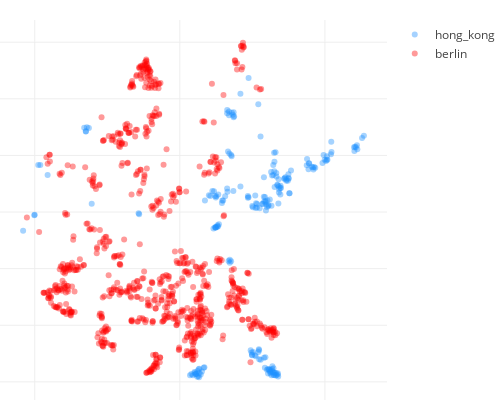

Notebook code cell kept with this figure:
### Code cell
def locations_scatter_plot(locs_x, locs_y, 
                           opposite_locs_x,opposite_locs_y,
                          locs_labels, opposite_locs_labels):
    MARKER_OPACITY = 0.4
    PLOT_HEIGHT = 400
    PLOT_WIDTH = 500
    TARGET_COLOR = 'dodgerblue'
    OPPOSITE_COLOR = 'red'
    MARGIN = dict(l=0, r=30, b=0, t=20)
    
    
    def create_scatter(x, y, colors, labels, name):
        return go.Scatter(x=x, y=y,
                          mode='markers',
                          hoverinfo='text', 
                          text=labels, name=name,
                          marker=dict(opacity=MARKER_OPACITY, 
                                       color=colors))
    
    data = [create_scatter(locs_x, locs_y, TARGET_COLOR, 
                           locs_labels, CITY),
            create_scatter(opposite_locs_x, opposite_locs_y, 
                           OPPOSITE_COLOR, opposite_locs_labels, 
                           opposite_city)]

    axis_style = dict(showticklabels=False, zeroline=False)
    layout = go.Layout(height=PLOT_HEIGHT, width=PLOT_WIDTH,
                        margin=MARGIN, hovermode='closest',
                        xaxis=axis_style, yaxis=axis_style)

    fig = go.Figure(data=data, layout=layout)

    py.iplot(fig, show_link=False)


locations_scatter_plot(np.array(visual_data[0])[indexes_target],
                       np.array(visual_data[1])[indexes_target], 
                       np.array(visual_data[0])[indexes_opposite],
                       np.array(visual_data[1])[indexes_opposite],
                       labels[indexes_target], labels[indexes_opposite])

### Figure 1 — Plotly figure (JSON) as saved in the notebook; plotly's stock layout.template omitted (floating-point values rounded to 4 significant figures; data arrays with more than 128 entries replaced by an {"elided": "..."} marker saying what was removed)
{"data": [{"hoverinfo": "text", "marker": {"color": "dodgerblue", "opacity": 0.4}, "mode": "markers", "name": "hong_kong", "text": {"elided": "209 str values"}, "type": "scatter", "uid": "c8fbd7ee-23ac-11e9-9c52-3c15c2cf2370", "x": {"elided": "209 float values"}, "y": {"elided": "209 float values"}}, {"hoverinfo": "text", "marker": {"color": "red", "opacity": 0.4}, "mode": "markers", "name": "berlin", "text": {"elided": "792 str values"}, "type": "scatter", "uid": "c8fbe702-23ac-11e9-ae9b-3c15c2cf2370", "x": {"elided": "792 float values"}, "y": {"elided": "792 float values"}}], "layout": {"height": 400, "hovermode": "closest", "margin": {"b": 0, "l": 0, "r": 30, "t": 20}, "width": 500, "xaxis": {"showticklabels": false, "zeroline": false}, "yaxis": {"showticklabels": false, "zeroline": false}}}
